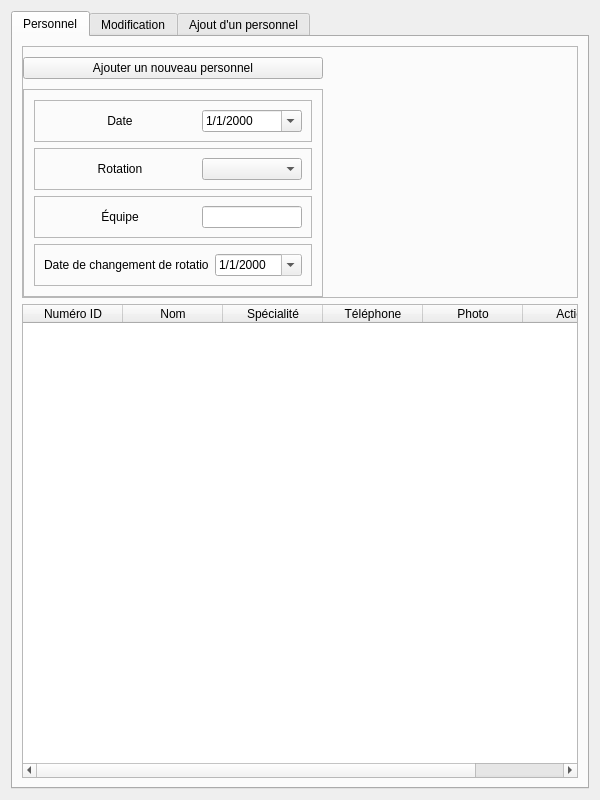
<?xml version="1.0" encoding="UTF-8"?>
<ui version="4.0">
 <class>PersonnelController</class>
 <widget class="QWidget" name="PersonnelController">
  <property name="geometry">
   <rect>
    <x>0</x>
    <y>0</y>
    <width>600</width>
    <height>800</height>
   </rect>
  </property>
  <property name="minimumSize">
   <size>
    <width>600</width>
    <height>800</height>
   </size>
  </property>
  <property name="windowTitle">
   <string>Form</string>
  </property>
  <property name="styleSheet">
   <string notr="true">#state_label{
	color: rgb(255, 0, 0);
	font: 100 9pt &quot;Consolas&quot;;
}

</string>
  </property>
  <layout class="QHBoxLayout" name="horizontalLayout_15">
   <item>
    <widget class="QTabWidget" name="tabWidget">
     <property name="currentIndex">
      <number>0</number>
     </property>
     <widget class="QWidget" name="tab_affichage">
      <attribute name="icon">
       <iconset>
        <normalon>:/assets/images/ID.png</normalon>
       </iconset>
      </attribute>
      <attribute name="title">
       <string>Personnel</string>
      </attribute>
      <layout class="QHBoxLayout" name="horizontalLayout">
       <property name="leftMargin">
        <number>9</number>
       </property>
       <item>
        <layout class="QVBoxLayout" name="verticalLayout_2">
         <item>
          <widget class="QFrame" name="frame">
           <property name="frameShape">
            <enum>QFrame::StyledPanel</enum>
           </property>
           <property name="frameShadow">
            <enum>QFrame::Raised</enum>
           </property>
           <layout class="QVBoxLayout" name="verticalLayout_3">
            <property name="spacing">
             <number>10</number>
            </property>
            <property name="leftMargin">
             <number>0</number>
            </property>
            <property name="topMargin">
             <number>10</number>
            </property>
            <property name="rightMargin">
             <number>0</number>
            </property>
            <property name="bottomMargin">
             <number>0</number>
            </property>
            <item>
             <widget class="QPushButton" name="pushButton">
              <property name="minimumSize">
               <size>
                <width>200</width>
                <height>0</height>
               </size>
              </property>
              <property name="maximumSize">
               <size>
                <width>300</width>
                <height>16777215</height>
               </size>
              </property>
              <property name="text">
               <string>Ajouter un nouveau personnel</string>
              </property>
              <property name="icon">
               <iconset resource="../socobis.qrc">
                <normaloff>:/assets/images/Add.png</normaloff>:/assets/images/Add.png</iconset>
              </property>
             </widget>
            </item>
            <item>
             <widget class="QFrame" name="frame_2">
              <property name="minimumSize">
               <size>
                <width>200</width>
                <height>0</height>
               </size>
              </property>
              <property name="maximumSize">
               <size>
                <width>300</width>
                <height>16777215</height>
               </size>
              </property>
              <property name="frameShape">
               <enum>QFrame::StyledPanel</enum>
              </property>
              <property name="frameShadow">
               <enum>QFrame::Raised</enum>
              </property>
              <layout class="QVBoxLayout" name="verticalLayout_4">
               <property name="leftMargin">
                <number>10</number>
               </property>
               <property name="topMargin">
                <number>10</number>
               </property>
               <property name="rightMargin">
                <number>10</number>
               </property>
               <property name="bottomMargin">
                <number>10</number>
               </property>
               <item>
                <widget class="QFrame" name="frame_3">
                 <property name="frameShape">
                  <enum>QFrame::StyledPanel</enum>
                 </property>
                 <property name="frameShadow">
                  <enum>QFrame::Raised</enum>
                 </property>
                 <layout class="QHBoxLayout" name="horizontalLayout_2">
                  <item>
                   <widget class="QLabel" name="label_2">
                    <property name="text">
                     <string>Date</string>
                    </property>
                    <property name="alignment">
                     <set>Qt::AlignCenter</set>
                    </property>
                   </widget>
                  </item>
                  <item>
                   <widget class="QDateEdit" name="date_show">
                    <property name="maximumSize">
                     <size>
                      <width>100</width>
                      <height>16777215</height>
                     </size>
                    </property>
                    <property name="layoutDirection">
                     <enum>Qt::LeftToRight</enum>
                    </property>
                    <property name="alignment">
                     <set>Qt::AlignLeading|Qt::AlignLeft|Qt::AlignVCenter</set>
                    </property>
                    <property name="displayFormat">
                     <string>d/M/yyyy</string>
                    </property>
                    <property name="calendarPopup">
                     <bool>true</bool>
                    </property>
                    <property name="timeSpec">
                     <enum>Qt::LocalTime</enum>
                    </property>
                   </widget>
                  </item>
                 </layout>
                </widget>
               </item>
               <item>
                <widget class="QFrame" name="frame_4">
                 <property name="frameShape">
                  <enum>QFrame::StyledPanel</enum>
                 </property>
                 <property name="frameShadow">
                  <enum>QFrame::Raised</enum>
                 </property>
                 <layout class="QHBoxLayout" name="horizontalLayout_3">
                  <item>
                   <widget class="QLabel" name="label">
                    <property name="text">
                     <string>Rotation</string>
                    </property>
                    <property name="alignment">
                     <set>Qt::AlignCenter</set>
                    </property>
                   </widget>
                  </item>
                  <item>
                   <widget class="QComboBox" name="rotation_combo">
                    <property name="maximumSize">
                     <size>
                      <width>100</width>
                      <height>16777215</height>
                     </size>
                    </property>
                   </widget>
                  </item>
                 </layout>
                </widget>
               </item>
               <item>
                <widget class="QFrame" name="frame_5">
                 <property name="frameShape">
                  <enum>QFrame::StyledPanel</enum>
                 </property>
                 <property name="frameShadow">
                  <enum>QFrame::Raised</enum>
                 </property>
                 <layout class="QHBoxLayout" name="horizontalLayout_4">
                  <item>
                   <widget class="QLabel" name="label_3">
                    <property name="text">
                     <string>Équipe</string>
                    </property>
                    <property name="alignment">
                     <set>Qt::AlignCenter</set>
                    </property>
                   </widget>
                  </item>
                  <item>
                   <widget class="QLineEdit" name="equipeEdit">
                    <property name="maximumSize">
                     <size>
                      <width>100</width>
                      <height>16777215</height>
                     </size>
                    </property>
                    <property name="readOnly">
                     <bool>true</bool>
                    </property>
                   </widget>
                  </item>
                 </layout>
                </widget>
               </item>
               <item>
                <widget class="QFrame" name="frame_6">
                 <property name="frameShape">
                  <enum>QFrame::StyledPanel</enum>
                 </property>
                 <property name="frameShadow">
                  <enum>QFrame::Raised</enum>
                 </property>
                 <layout class="QHBoxLayout" name="horizontalLayout_5">
                  <item>
                   <widget class="QLabel" name="label_4">
                    <property name="text">
                     <string>Date de changement de rotation:</string>
                    </property>
                   </widget>
                  </item>
                  <item>
                   <widget class="QDateEdit" name="dateFin_show">
                    <property name="maximumSize">
                     <size>
                      <width>100</width>
                      <height>16777215</height>
                     </size>
                    </property>
                    <property name="readOnly">
                     <bool>true</bool>
                    </property>
                    <property name="displayFormat">
                     <string>d/M/yyyy</string>
                    </property>
                    <property name="calendarPopup">
                     <bool>true</bool>
                    </property>
                    <property name="timeSpec">
                     <enum>Qt::UTC</enum>
                    </property>
                   </widget>
                  </item>
                 </layout>
                </widget>
               </item>
              </layout>
             </widget>
            </item>
           </layout>
          </widget>
         </item>
         <item>
          <widget class="QTableWidget" name="tableWidget">
           <column>
            <property name="text">
             <string>Numéro ID</string>
            </property>
            <property name="icon">
             <iconset resource="../socobis.qrc">
              <normaloff>:/assets/images/User.png</normaloff>:/assets/images/User.png</iconset>
            </property>
           </column>
           <column>
            <property name="text">
             <string>Nom</string>
            </property>
           </column>
           <column>
            <property name="text">
             <string>Spécialité</string>
            </property>
            <property name="icon">
             <iconset resource="../socobis.qrc">
              <normaloff>:/assets/images/Tools.png</normaloff>:/assets/images/Tools.png</iconset>
            </property>
           </column>
           <column>
            <property name="text">
             <string>Téléphone</string>
            </property>
           </column>
           <column>
            <property name="text">
             <string>Photo</string>
            </property>
            <property name="icon">
             <iconset resource="../socobis.qrc">
              <normaloff>:/assets/images/Photos.png</normaloff>:/assets/images/Photos.png</iconset>
            </property>
           </column>
           <column>
            <property name="text">
             <string>Action</string>
            </property>
           </column>
          </widget>
         </item>
        </layout>
       </item>
      </layout>
     </widget>
     <widget class="QWidget" name="tab_modifier">
      <attribute name="icon">
       <iconset>
        <normalon>:/assets/images/Pencil.png</normalon>
       </iconset>
      </attribute>
      <attribute name="title">
       <string>Modification</string>
      </attribute>
      <layout class="QHBoxLayout" name="horizontalLayout_14">
       <property name="spacing">
        <number>0</number>
       </property>
       <property name="leftMargin">
        <number>0</number>
       </property>
       <property name="topMargin">
        <number>0</number>
       </property>
       <property name="rightMargin">
        <number>0</number>
       </property>
       <property name="bottomMargin">
        <number>0</number>
       </property>
       <item>
        <layout class="QVBoxLayout" name="verticalLayout_9">
         <property name="spacing">
          <number>0</number>
         </property>
         <property name="bottomMargin">
          <number>10</number>
         </property>
         <item>
          <layout class="QVBoxLayout" name="verticalLayout_8">
           <property name="spacing">
            <number>0</number>
           </property>
           <property name="leftMargin">
            <number>0</number>
           </property>
           <property name="topMargin">
            <number>0</number>
           </property>
           <property name="rightMargin">
            <number>0</number>
           </property>
           <property name="bottomMargin">
            <number>0</number>
           </property>
           <item>
            <widget class="QFrame" name="frame_9">
             <property name="maximumSize">
              <size>
               <width>600</width>
               <height>50</height>
              </size>
             </property>
             <property name="frameShape">
              <enum>QFrame::StyledPanel</enum>
             </property>
             <property name="frameShadow">
              <enum>QFrame::Raised</enum>
             </property>
             <layout class="QHBoxLayout" name="horizontalLayout_7">
              <item>
               <widget class="QLabel" name="label_5">
                <property name="text">
                 <string>Date de début de service</string>
                </property>
               </widget>
              </item>
              <item>
               <widget class="QDateEdit" name="modifDate_debut">
                <property name="displayFormat">
                 <string>d/M/yyyy</string>
                </property>
                <property name="calendarPopup">
                 <bool>true</bool>
                </property>
                <property name="timeSpec">
                 <enum>Qt::LocalTime</enum>
                </property>
               </widget>
              </item>
             </layout>
            </widget>
           </item>
           <item>
            <widget class="QFrame" name="frame_10">
             <property name="maximumSize">
              <size>
               <width>600</width>
               <height>50</height>
              </size>
             </property>
             <property name="frameShape">
              <enum>QFrame::StyledPanel</enum>
             </property>
             <property name="frameShadow">
              <enum>QFrame::Raised</enum>
             </property>
             <layout class="QHBoxLayout" name="horizontalLayout_8">
              <item>
               <widget class="QLabel" name="label_6">
                <property name="text">
                 <string>Tour</string>
                </property>
               </widget>
              </item>
              <item>
               <widget class="QComboBox" name="tourModif_combo">
                <property name="minimumSize">
                 <size>
                  <width>100</width>
                  <height>0</height>
                 </size>
                </property>
                <item>
                 <property name="text">
                  <string>Equipe A</string>
                 </property>
                </item>
                <item>
                 <property name="text">
                  <string>Equipe B</string>
                 </property>
                </item>
               </widget>
              </item>
              <item>
               <widget class="QLineEdit" name="tourModif_edit">
                <property name="readOnly">
                 <bool>true</bool>
                </property>
               </widget>
              </item>
             </layout>
            </widget>
           </item>
           <item>
            <widget class="QFrame" name="frame_11">
             <property name="maximumSize">
              <size>
               <width>600</width>
               <height>50</height>
              </size>
             </property>
             <property name="frameShape">
              <enum>QFrame::StyledPanel</enum>
             </property>
             <property name="frameShadow">
              <enum>QFrame::Raised</enum>
             </property>
             <layout class="QHBoxLayout" name="horizontalLayout_9">
              <item>
               <widget class="QLabel" name="label_7">
                <property name="text">
                 <string>Rotation</string>
                </property>
               </widget>
              </item>
              <item>
               <widget class="QComboBox" name="rotationModif_combo">
                <property name="minimumSize">
                 <size>
                  <width>100</width>
                  <height>0</height>
                 </size>
                </property>
                <item>
                 <property name="text">
                  <string>JOUR</string>
                 </property>
                </item>
                <item>
                 <property name="text">
                  <string>NUIT</string>
                 </property>
                </item>
               </widget>
              </item>
              <item>
               <widget class="QLineEdit" name="rotationModif_edit">
                <property name="readOnly">
                 <bool>true</bool>
                </property>
               </widget>
              </item>
             </layout>
            </widget>
           </item>
           <item>
            <widget class="QFrame" name="frame_12">
             <property name="maximumSize">
              <size>
               <width>600</width>
               <height>50</height>
              </size>
             </property>
             <property name="frameShape">
              <enum>QFrame::StyledPanel</enum>
             </property>
             <property name="frameShadow">
              <enum>QFrame::Raised</enum>
             </property>
             <layout class="QHBoxLayout" name="horizontalLayout_12">
              <item>
               <widget class="QLabel" name="label_8">
                <property name="text">
                 <string>Durée de la tour (en jour)</string>
                </property>
               </widget>
              </item>
              <item>
               <widget class="QSpinBox" name="dureeModif_spin">
                <property name="minimum">
                 <number>1</number>
                </property>
                <property name="maximum">
                 <number>365</number>
                </property>
               </widget>
              </item>
             </layout>
            </widget>
           </item>
           <item>
            <widget class="QFrame" name="frame_13">
             <property name="maximumSize">
              <size>
               <width>600</width>
               <height>50</height>
              </size>
             </property>
             <property name="frameShape">
              <enum>QFrame::StyledPanel</enum>
             </property>
             <property name="frameShadow">
              <enum>QFrame::Raised</enum>
             </property>
             <layout class="QHBoxLayout" name="horizontalLayout_13">
              <item>
               <widget class="QLabel" name="label_9">
                <property name="text">
                 <string>Date de changement de rotation</string>
                </property>
               </widget>
              </item>
              <item>
               <widget class="QDateEdit" name="dateFin_modif">
                <property name="readOnly">
                 <bool>true</bool>
                </property>
                <property name="displayFormat">
                 <string>d/M/yyyy</string>
                </property>
                <property name="calendarPopup">
                 <bool>true</bool>
                </property>
                <property name="timeSpec">
                 <enum>Qt::LocalTime</enum>
                </property>
               </widget>
              </item>
             </layout>
            </widget>
           </item>
          </layout>
         </item>
         <item>
          <widget class="QPushButton" name="saveModif_btn">
           <property name="text">
            <string>Sauvegarder</string>
           </property>
          </widget>
         </item>
         <item>
          <widget class="QFrame" name="frame_14">
           <property name="frameShape">
            <enum>QFrame::StyledPanel</enum>
           </property>
           <property name="frameShadow">
            <enum>QFrame::Raised</enum>
           </property>
          </widget>
         </item>
        </layout>
       </item>
      </layout>
     </widget>
     <widget class="QWidget" name="tab_ajout">
      <attribute name="icon">
       <iconset>
        <normalon>:/assets/images/Add.png</normalon>
       </iconset>
      </attribute>
      <attribute name="title">
       <string>Ajout d'un personnel</string>
      </attribute>
      <widget class="QWidget" name="">
       <property name="geometry">
        <rect>
         <x>400</x>
         <y>270</y>
         <width>168</width>
         <height>26</height>
        </rect>
       </property>
       <layout class="QHBoxLayout" name="horizontalLayout_11">
        <item>
         <widget class="QPushButton" name="annuleEditBtn">
          <property name="text">
           <string>Annuler</string>
          </property>
         </widget>
        </item>
        <item>
         <widget class="QPushButton" name="saveEditBtn">
          <property name="text">
           <string>Sauvegarder</string>
          </property>
         </widget>
        </item>
       </layout>
      </widget>
      <widget class="QWidget" name="">
       <property name="geometry">
        <rect>
         <x>11</x>
         <y>11</y>
         <width>558</width>
         <height>252</height>
        </rect>
       </property>
       <layout class="QHBoxLayout" name="horizontalLayout_6">
        <item>
         <widget class="QFrame" name="frame_8">
          <property name="minimumSize">
           <size>
            <width>300</width>
            <height>250</height>
           </size>
          </property>
          <property name="maximumSize">
           <size>
            <width>300</width>
            <height>250</height>
           </size>
          </property>
          <property name="frameShape">
           <enum>QFrame::StyledPanel</enum>
          </property>
          <property name="frameShadow">
           <enum>QFrame::Raised</enum>
          </property>
          <layout class="QVBoxLayout" name="verticalLayout_5">
           <property name="bottomMargin">
            <number>0</number>
           </property>
           <item>
            <widget class="QLineEdit" name="id_edit">
             <property name="placeholderText">
              <string>numéro d'identification</string>
             </property>
            </widget>
           </item>
           <item>
            <widget class="QLineEdit" name="nom_edit">
             <property name="placeholderText">
              <string>Nom et prénoms</string>
             </property>
            </widget>
           </item>
           <item>
            <widget class="QLineEdit" name="tel_edit">
             <property name="placeholderText">
              <string>téléphone</string>
             </property>
            </widget>
           </item>
           <item>
            <widget class="QComboBox" name="spec_combo">
             <property name="placeholderText">
              <string>Spécialité</string>
             </property>
            </widget>
           </item>
           <item>
            <widget class="QComboBox" name="equipe_combo">
             <property name="placeholderText">
              <string>Equipe</string>
             </property>
            </widget>
           </item>
           <item>
            <widget class="QLabel" name="state_label">
             <property name="maximumSize">
              <size>
               <width>16777215</width>
               <height>50</height>
              </size>
             </property>
             <property name="text">
              <string>Tous les champs doivent être remplis convenablement.</string>
             </property>
             <property name="wordWrap">
              <bool>true</bool>
             </property>
            </widget>
           </item>
          </layout>
         </widget>
        </item>
        <item>
         <widget class="QFrame" name="frame_7">
          <property name="minimumSize">
           <size>
            <width>250</width>
            <height>0</height>
           </size>
          </property>
          <property name="maximumSize">
           <size>
            <width>250</width>
            <height>250</height>
           </size>
          </property>
          <property name="frameShape">
           <enum>QFrame::StyledPanel</enum>
          </property>
          <property name="frameShadow">
           <enum>QFrame::Raised</enum>
          </property>
          <layout class="QVBoxLayout" name="verticalLayout_6">
           <property name="spacing">
            <number>0</number>
           </property>
           <property name="leftMargin">
            <number>0</number>
           </property>
           <property name="topMargin">
            <number>0</number>
           </property>
           <property name="rightMargin">
            <number>0</number>
           </property>
           <property name="bottomMargin">
            <number>0</number>
           </property>
           <item>
            <widget class="QLabel" name="imgLabel">
             <property name="maximumSize">
              <size>
               <width>300</width>
               <height>300</height>
              </size>
             </property>
             <property name="text">
              <string/>
             </property>
             <property name="pixmap">
              <pixmap resource="../socobis.qrc">:/assets/images/avatar5.png</pixmap>
             </property>
             <property name="alignment">
              <set>Qt::AlignCenter</set>
             </property>
            </widget>
           </item>
           <item>
            <widget class="QPushButton" name="parcourirBtn">
             <property name="text">
              <string>Parcourir</string>
             </property>
            </widget>
           </item>
          </layout>
         </widget>
        </item>
       </layout>
      </widget>
     </widget>
    </widget>
   </item>
  </layout>
 </widget>
 <resources>
  <include location="../socobis.qrc"/>
 </resources>
 <connections/>
</ui>
